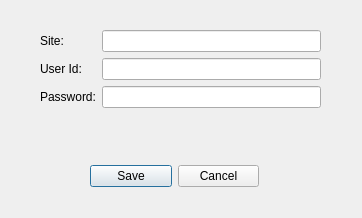
<?xml version="1.0" encoding="UTF-8"?>
<ui version="4.0">
 <class>NewEntryDialog</class>
 <widget class="QDialog" name="NewEntryDialog">
  <property name="geometry">
   <rect>
    <x>0</x>
    <y>0</y>
    <width>362</width>
    <height>218</height>
   </rect>
  </property>
  <property name="windowTitle">
   <string>Add site</string>
  </property>
  <property name="modal">
   <bool>true</bool>
  </property>
  <widget class="QWidget" name="formLayoutWidget">
   <property name="geometry">
    <rect>
     <x>40</x>
     <y>30</y>
     <width>281</width>
     <height>106</height>
    </rect>
   </property>
   <layout class="QFormLayout" name="formLayout">
    <item row="0" column="0">
     <widget class="QLabel" name="siteLabel">
      <property name="text">
       <string>Site:</string>
      </property>
     </widget>
    </item>
    <item row="0" column="1">
     <widget class="QLineEdit" name="siteEdit"/>
    </item>
    <item row="1" column="0">
     <widget class="QLabel" name="userIdLabel">
      <property name="text">
       <string>User Id:</string>
      </property>
     </widget>
    </item>
    <item row="1" column="1">
     <widget class="QLineEdit" name="userIdEdit"/>
    </item>
    <item row="2" column="0">
     <widget class="QLabel" name="passwordLabel">
      <property name="text">
       <string>Password:</string>
      </property>
     </widget>
    </item>
    <item row="2" column="1">
     <widget class="QLineEdit" name="passwordEdit"/>
    </item>
   </layout>
  </widget>
  <widget class="QWidget" name="layoutWidget">
   <property name="geometry">
    <rect>
     <x>90</x>
     <y>160</y>
     <width>169</width>
     <height>33</height>
    </rect>
   </property>
   <layout class="QHBoxLayout" name="horizontalLayout">
    <item>
     <widget class="QPushButton" name="saveButton">
      <property name="text">
       <string>Save</string>
      </property>
      <property name="icon">
       <iconset theme="QIcon::ThemeIcon::ListAdd"/>
      </property>
     </widget>
    </item>
    <item>
     <widget class="QPushButton" name="cancelButton">
      <property name="text">
       <string>Cancel</string>
      </property>
      <property name="icon">
       <iconset theme="QIcon::ThemeIcon::EditClear"/>
      </property>
     </widget>
    </item>
   </layout>
  </widget>
 </widget>
 <resources/>
 <connections>
  <connection>
   <sender>saveButton</sender>
   <signal>clicked()</signal>
   <receiver>NewEntryDialog</receiver>
   <slot>accept()</slot>
   <hints>
    <hint type="sourcelabel">
     <x>130</x>
     <y>176</y>
    </hint>
    <hint type="destinationlabel">
     <x>180</x>
     <y>108</y>
    </hint>
   </hints>
  </connection>
  <connection>
   <sender>cancelButton</sender>
   <signal>clicked()</signal>
   <receiver>NewEntryDialog</receiver>
   <slot>reject()</slot>
   <hints>
    <hint type="sourcelabel">
     <x>217</x>
     <y>176</y>
    </hint>
    <hint type="destinationlabel">
     <x>180</x>
     <y>108</y>
    </hint>
   </hints>
  </connection>
 </connections>
</ui>
